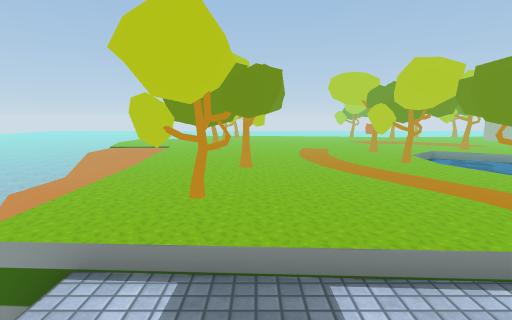
View 1 (above)

18 first-person views from a walk through a 3-D level made in the Unity game engine. The camera is 1.5 m above the floor, tilts 8° down and sees 80° across. The floor is counted in squares, 1 m on a side. Each view is taken from the middle of a square. On the plan, view 1 faces up. The plan holds only what a view shows up to about 15 squares ahead; the rest is blank. The place goes on beyond the plan. The player character is not drawn. Some surface patterns are stand-ins.

View 2
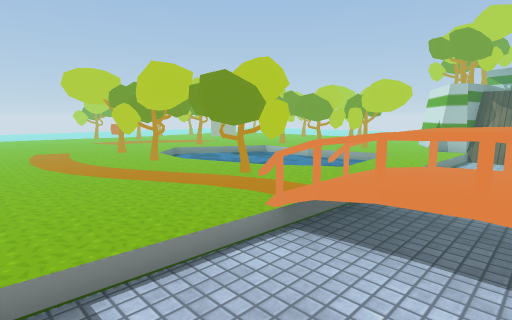

View 3
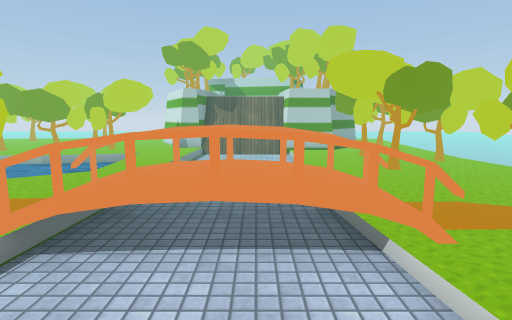

View 4
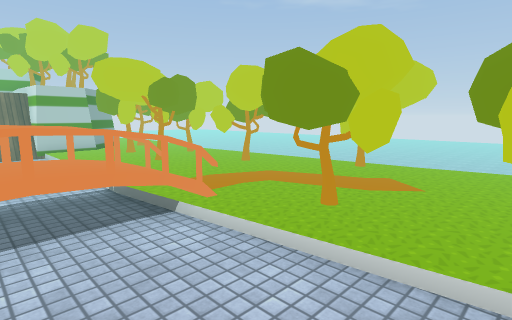

View 5
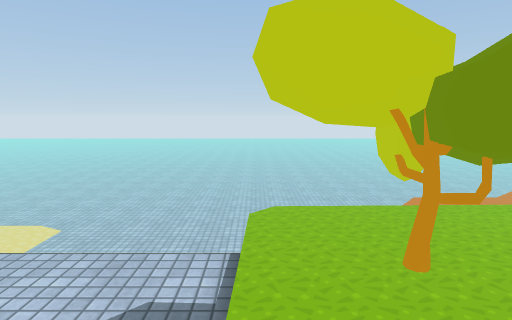

View 6
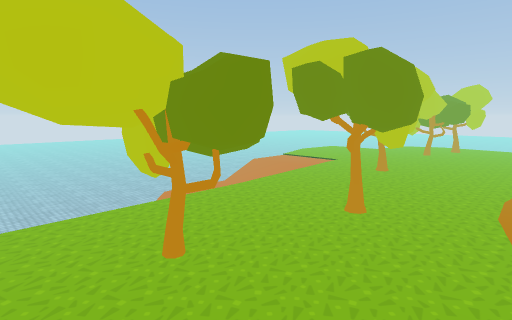

View 7
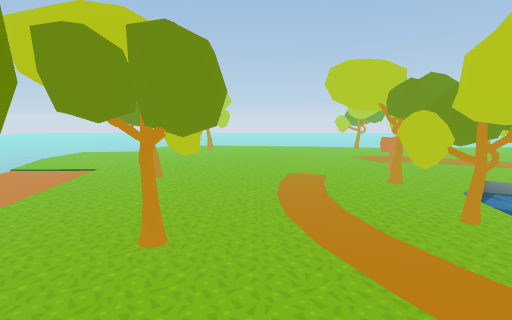

View 8
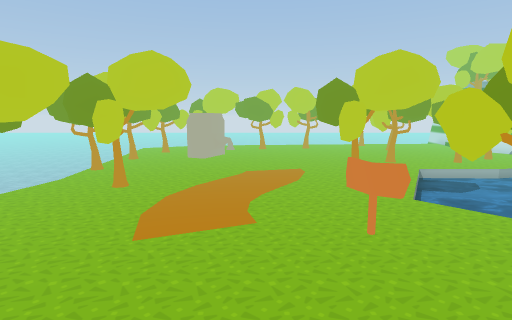

View 9
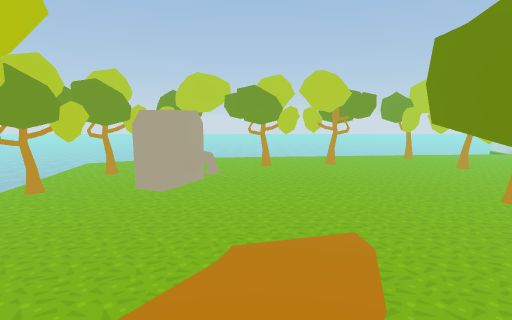

View 10
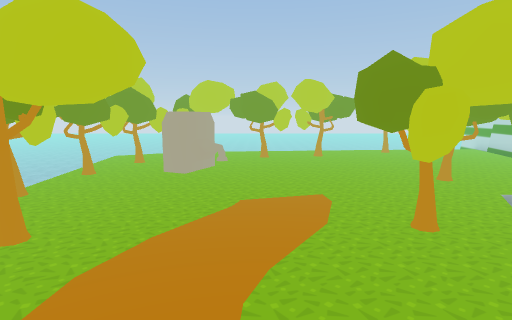

View 11
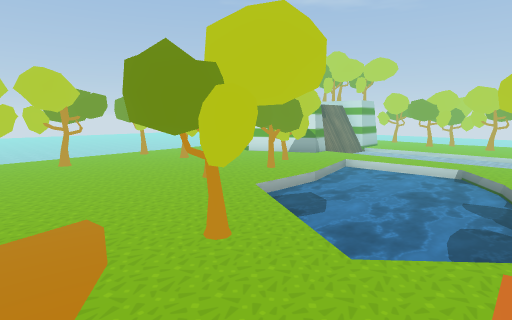

View 12
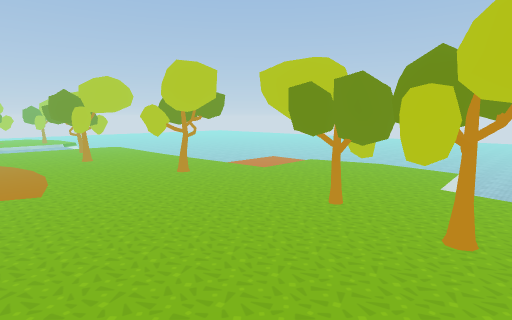

View 13
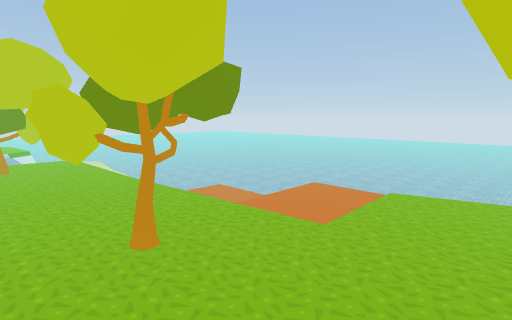

View 14
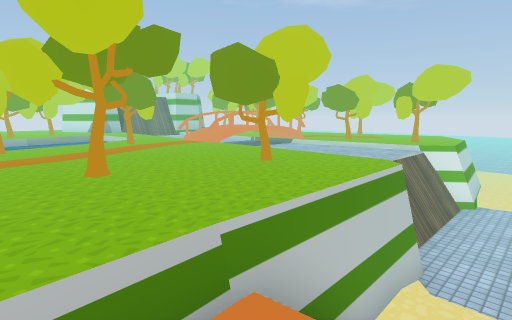

View 15
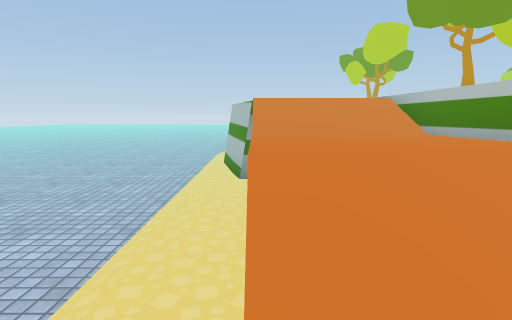

View 16
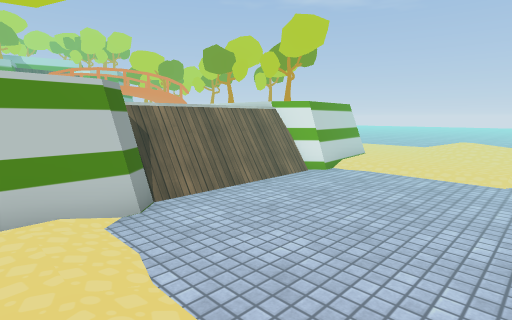

View 17
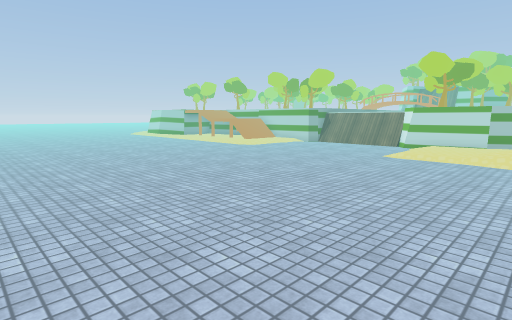

View 18
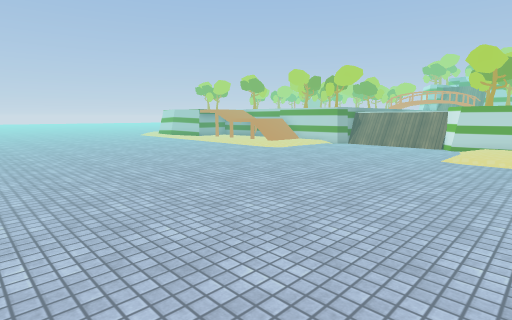

### Floor plan
Key: @ floor where view 1 was taken; # wall or solid block; x gap in a wall; . main floor; : floor 0.25 m higher than the main floor; + floor 0.5 m higher than the main floor; * floor 1.25 m higher than the main floor; % floor 1.75 m higher than the main floor; & floor 2 m higher than the main floor; $ floor 2.5 m higher than the main floor; / step, stairs or slope; = window, fence, low wall or low ledge; ~ water the walk can cross; ≈ water the walk keeps out of; ^ raised ledge; v drop or lower ground; O other object.
Columns run from 19 left of view 1 to 18 right of it. Each row starts with its distance up from view 1.
 20  ...........
 19  ...........    &OO&&&&&O##  ##
 18   ..........    &OOO&&&&OO# OOOOOO^
 17    .......... &&&OO&&&&&&OOO&&&&&OOO
 16     ........v&&&OOO&&&&&&&&&&&&OO  O#
 15      .......v&&&&O&&&&&&&&&&&&&OO&&O
 14  ... .......v&&&&&&&&&&&&&&&&&&&&&OO
 13  ...  ......==&&&&&&&&&&O&&&&&&&&&OO
 12  ....  ......&&&OOO&&&&&O&OOO&&&&&&O
 11   ...  ......&&&&OO&&&&OO&&O &&&&&OO
 10  ..... ......///&&&&&&&OO~~~&&OO&&&&&
  9  ............***&&&&&&&OO~~~~OOO&&&OO#
  8  ............***&&&O&&OOO~~~~OOO&OO O#
  7  ......... ..////&OOO&&O/~~~~OOO& O &#
  6  .........   // /&&O&&&OO~~~~&OO  &&&=
  5  ........... //.&OOO&&&OOO~~~≈OO  &&&#
  4  ........... ./.&&OO&&&OO&~~~~&O######
  3  ...............#xO=&&=//&&&&&&##
  2  ...............=v%%%%v$# %%%%%##
  1  ...............=v%%%%=$=     %%#
  0 ................=v%@%%=$=%%%%%%%#
 -1 ................=v%%%%=$=%%%%%%##
 -2 ................=v//OO=/=&&&&&&##
 -3 ................#OO&OOO&&OOOOO&&#
 -4 ................vOOOO&&&&&OO^OO&##
 -5 ................v O&&&&&OOO^OOOOO^
 -6 ............::..==&&&&O&OO  ##^  ^
 -7   ..........///..v&&&OOO ^       ^
 -8 .  ......   ++//.xv%..

Positions as (right, up) in squares from view 1, and headings:
1: (0, 0), facing up
2: (0, 0), facing up-right
3: (0, 0), facing right
4: (-1, 1), facing down-right
5: (2, 3), facing left
6: (2, 3), facing up-left
7: (1, 4), facing up
8: (1, 14), facing right
9: (6, 14), facing right
10: (4, 14), facing right
11: (5, 14), facing down-right
12: (3, 19), facing down-left
13: (0, 15), facing down-left
14: (-5, 9), facing down-right
15: (-6, 5), facing up
16: (-8, 5), facing down-right
17: (-19, -8), facing up-right
18: (-19, -6), facing up-right
